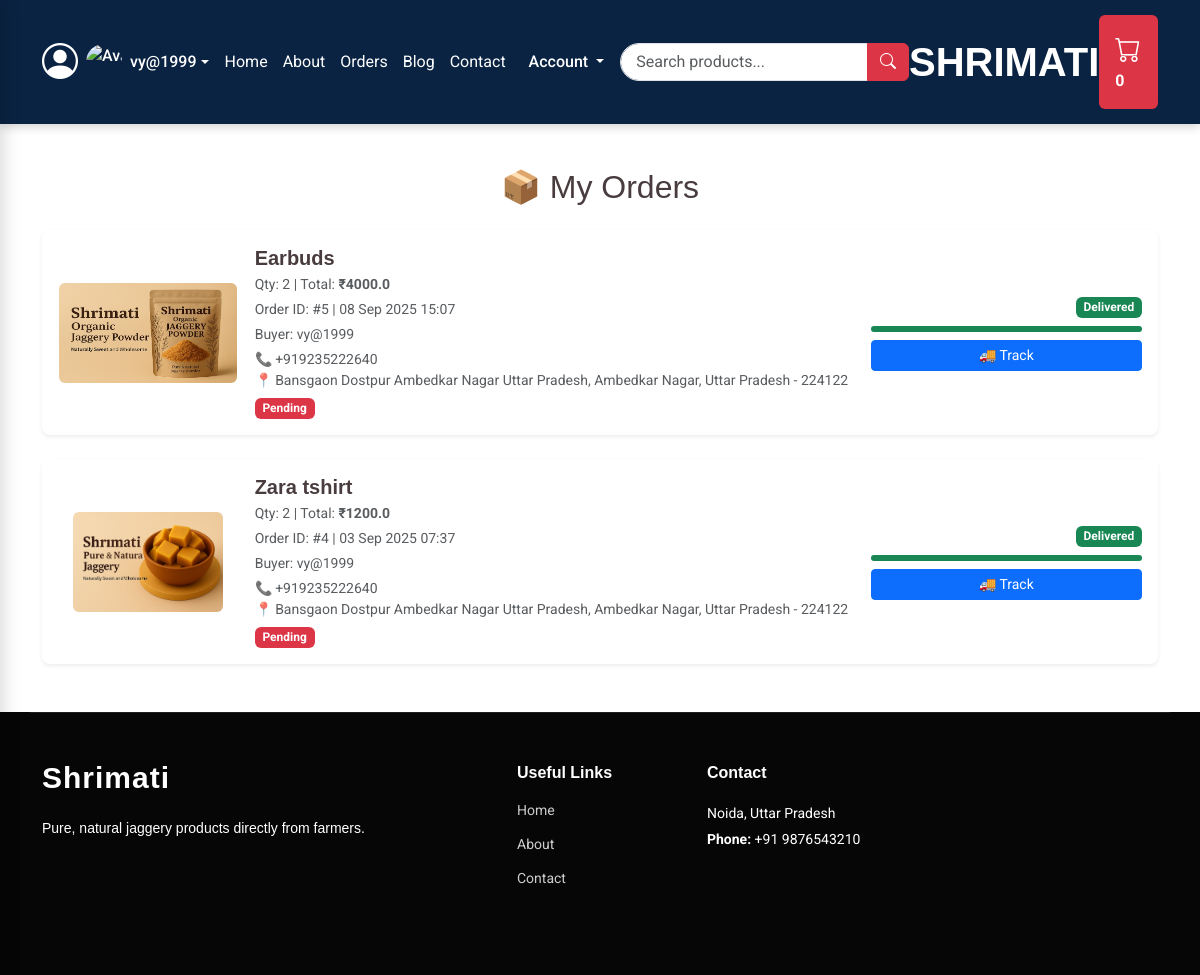
The app's page /orders/ (signed in), older data.
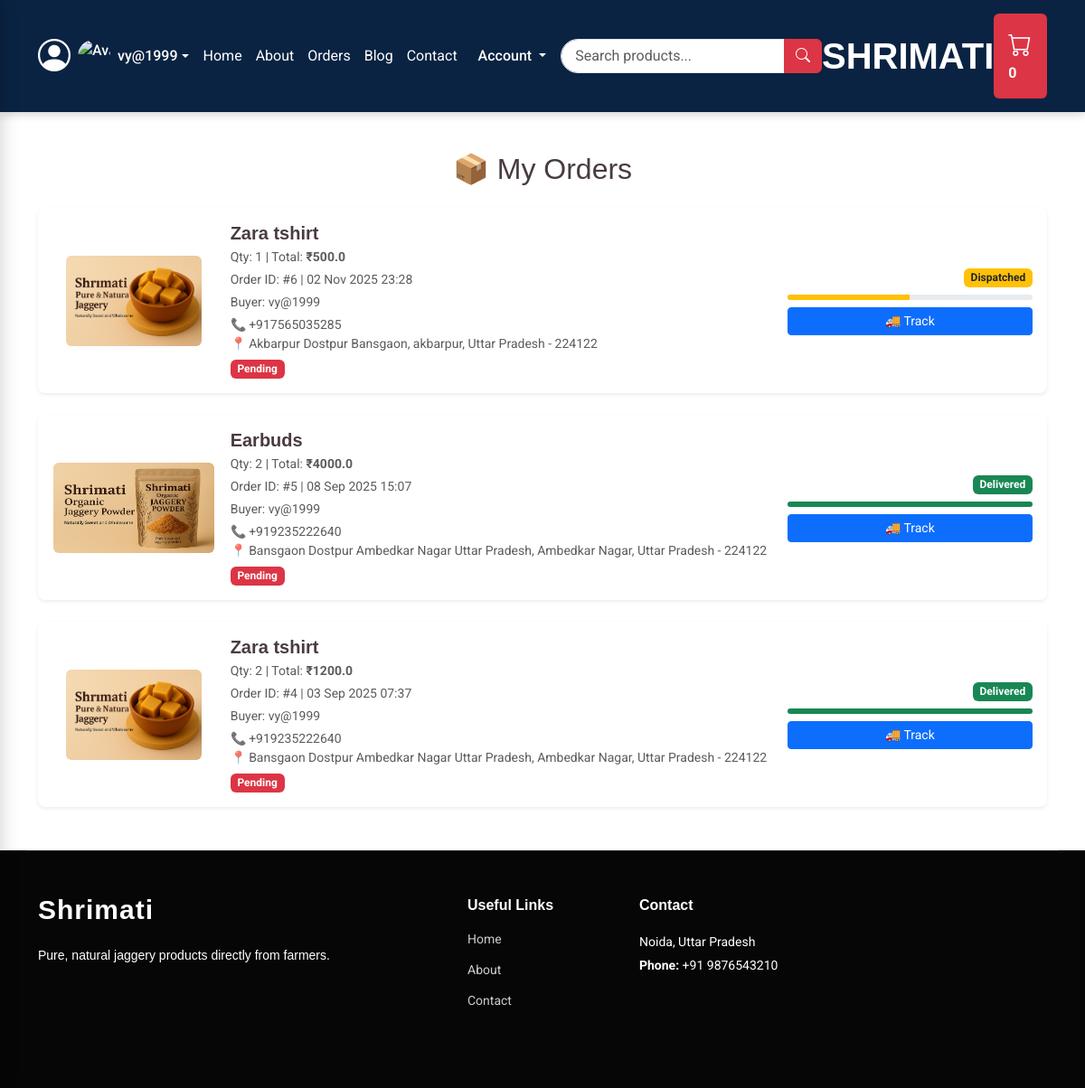
The same page, newer data.
### gprojectapp/models.py (models this page shows, shortened)
class Order(models.Model):
    STATUS_CHOICES = (
        ("Pending", "Pending"),
        ("Processing", "Processing"),
        ("Dispatched", "Dispatched"),
        ("Shipped", "Shipped"),
        ("Delivered", "Delivered"),
        ("Cancelled", "Cancelled"),
    )
    PAYMENT_STATUS_CHOICES = (
        ("Pending", "Pending"),
        ("Completed", "Completed"),
    )
    PAYMENT_METHOD_CHOICES = (
        ('upi', 'UPI'),
        ('card', 'Credit/Debit Card'),
        ('wallet', 'Wallet'),
        ('cod', 'Cash on Delivery'),
    )
    user = models.ForeignKey(User, on_delete=models.CASCADE)
    product = models.ForeignKey(Product, on_delete=models.CASCADE)
    quantity = models.PositiveIntegerField()
    total_price = models.FloatField()
    address = models.TextField()
    phone = models.CharField(max_length=15)
    payment_status = models.CharField(max_length=20, choices=PAYMENT_STATUS_CHOICES, default="Pending")
    status = models.CharField(max_length=50, choices=STATUS_CHOICES, default="Pending")
    payment_method = models.CharField(max_length=20, choices=PAYMENT_METHOD_CHOICES, default='cod')
    order_date = models.DateTimeField(auto_now_add=True)
    courier_name = models.CharField(max_length=100, blank=True, null=True)
    expected_delivery = models.DateField(blank=True, null=True)
    pending_at = models.DateTimeField(auto_now_add=True)
    processing_at = models.DateTimeField(blank=True, null=True)
    dispatched_at = models.DateTimeField(blank=True, null=True)
    shipped_at = models.DateTimeField(blank=True, null=True)
    delivered_at = models.DateTimeField(blank=True, null=True)
    cancelled_at = models.DateTimeField(blank=True, null=True)

class Product(models.Model):
    name = models.CharField(max_length=255)
    category = models.ForeignKey(Category, on_delete=models.SET_NULL, null=True, blank=True)
    subcategory = models.ForeignKey(SubCategory, on_delete=models.SET_NULL, null=True, blank=True)
    price = models.DecimalField(max_digits=10, decimal_places=2)
    image = models.ImageField(upload_to="products/")
    created_at = models.DateTimeField(auto_now_add=True)
    description = models.TextField(blank=True, null=True)
    offer = models.CharField(max_length=255, blank=True, null=True)
    is_active = models.BooleanField(default=True)
    about = models.TextField(
        help_text="Enter each feature on a new line",
        blank=True
    )
    colors = models.ManyToManyField(Color, blank=True, related_name="products")  # ✅ added
    brand = models.CharField(max_length=100, null=True, blank=True)
    created_at = models.DateTimeField(auto_now_add=True)
    is_active = models.BooleanField(default=True)

### gprojectapp/views.py (the view)
# urls.py: path('orders/', views.orders, name='orders'),
@login_required
def orders(request):
    user_orders = Order.objects.filter(user=request.user).order_by('-order_date')
    return render(request, "orders.html", {"orders": user_orders})

### gprojectapp/context_processors.py (called while the page is built)
def categories_processor(request):
    return {"menu_categories": Category.objects.prefetch_related("subcategories").all()}

def mega_menu(request):
    categories = Category.objects.prefetch_related('subcategories').all()
    return {
        'categories': categories # You can access this in templates as 'categories'
    }

### gprojectapp/templates/orders.html (shortened to what this page needs)
{% extends "base.html" %}
{% load static %}
{% block body %}
<div class="container mt-5 mb-5">
  <h2 class="text-center mb-4">📦 My Orders</h2>
  {% if orders %}
    <div class="row g-4">
      {% for order in orders %}
      <div class="col-12">
        <div class="card shadow-sm border-0 rounded-3 h-100">
          <div class="row g-0 align-items-center p-3">
            <div class="col-3 col-md-2 text-center">
              {% if order.product.image %}
                <img src="{{ order.product.image.url }}" alt="{{ order.product.name }}"
                     class="img-fluid rounded"
                     style="max-height: 100px; object-fit: contain;">
              {% else %}
                <span class="text-muted">No Image</span>
              {% endif %}
            </div>
            <div class="col-9 col-md-7 ps-3">
              <h5 class="fw-semibold mb-1">{{ order.product.name }}</h5>
              <p class="mb-1 text-muted small">
                Qty: {{ order.quantity }} | Total: <strong>₹{{ order.total_price }}</strong>
              </p>
              <p class="mb-1 text-muted small">
                Order ID: #{{ order.id }} | {{ order.order_date|date:"d M Y H:i" }}
              </p>
              <p class="mb-1 text-muted small">
                Buyer: {{ order.user.first_name }} {{ order.user.last_name }}
                {% if not order.user.first_name and not order.user.last_name %}
                  {{ order.user.username }}
                {% endif %}
              </p>
              <p class="mb-1 text-muted small">
                📞 {{ order.phone }} <br>
                📍 {{ order.address }}
              </p>
              <p class="mb-0">
                {% if order.payment_status == "Paid" %}
                  <span class="badge bg-success">Paid</span>
                {% else %}
                  <span class="badge bg-danger">Pending</span>
                {% endif %}
              </p>
            </div>
            <div class="col-12 col-md-3 text-md-end mt-3 mt-md-0">
              <p class="mb-2">
                {% if order.status == "Confirmed" %}
                  <span class="badge bg-primary">Confirmed</span>
                {% elif order.status == "Processing" %}
                  <span class="badge bg-info text-dark">Processing</span>
                {% elif order.status == "Dispatched" %}
                  <span class="badge bg-warning text-dark">Dispatched</span>
                {% elif order.status == "Shipped" %}
                  <span class="badge bg-secondary">Shipped</span>
                {% elif order.status == "Delivered" %}
                  <span class="badge bg-success">Delivered</span>
                {% elif order.status == "Cancelled" %}
                  <span class="badge bg-danger">Cancelled</span>
                {% else %}
                  <span class="badge bg-dark">{{ order.status }}</span>
                {% endif %}
              </p>
              <div class="progress mb-2" style="height: 6px;">
                <div class="progress-bar
                  {% if order.status == 'Dispatched' %}bg-warning{% endif %}
                  {% if order.status == 'Delivered' %}bg-success{% endif %}"
                  role="progressbar"
                  style="width:
                    {% if order.status == 'Pending' %}10%
                    {% elif order.status == 'Processing' %}30%
                    {% elif order.status == 'Dispatched' %}50%
                    {% elif order.status == 'Shipped' %}75%
                    {% elif order.status == 'Delivered' %}100%
                    {% else %}5%
                    {% endif %}">
                </div>
              </div>
              <a href="{% url 'track_order' order.id %}"
                 class="btn btn-sm btn-primary w-100">🚚 Track</a>
            </div>
          </div>
        </div>
      </div>
      {% endfor %}
    </div>
  {% else %}
    <div class="text-center mt-5">
      <p class="text-muted">🙁 You have no orders yet.</p>
      <a href="{% url 'product_list' %}" class="btn btn-primary mt-3">Shop Now</a>
    </div>
  {% endif %}
</div>
{% endblock body %}

Row changes from the older to the newer data that the page shows:
added Order: product.image (picture), product.name "Zara tshirt", quantity "1", total_price "500.0", id "6", order_date "02 Nov 2025 23:28", user.username "vy@1999", phone "+917565035285", address "Akbarpur Dostpur Bansgaon, akbarpur, Uttar Pradesh - 224122", payment_status "Pending", status "Dispatched"
